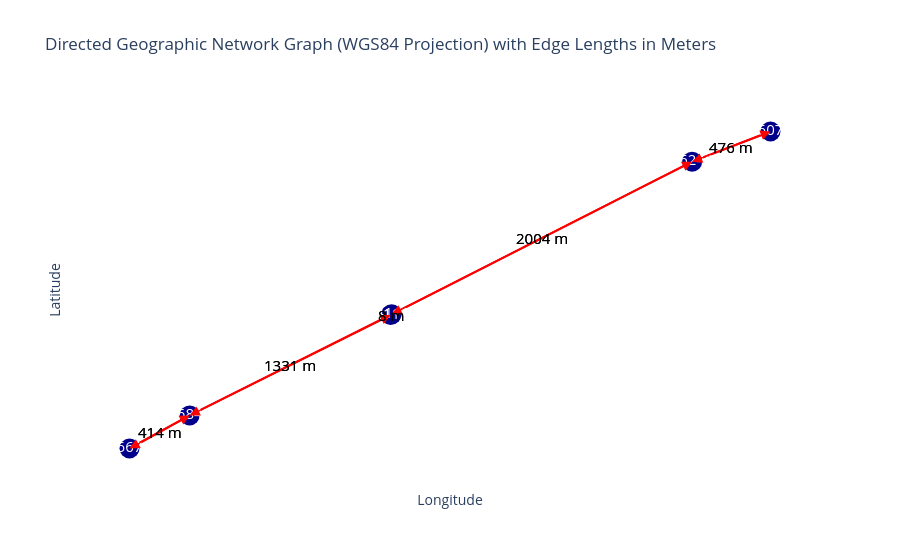

The cell this chart's notebook holds for it:
### Code cell
import opentnsim.graph.mixins as graph_module
graph_module.plot_graph(sub_FG_test)

### Figure 1 — Plotly figure (JSON) as saved in the notebook; plotly's stock layout.template omitted (floating-point values rounded to 4 significant figures)
{"data": [{"hoverinfo": "none", "line": {"color": "red", "width": 2}, "mode": "lines", "type": "scatter", "x": [4.388, 4.393], "y": [51.68, 51.68]}, {"hoverinfo": "none", "line": {"color": "red", "width": 2}, "mode": "lines", "type": "scatter", "x": [4.393, 4.388], "y": [51.68, 51.68]}, {"hoverinfo": "none", "line": {"color": "red", "width": 2}, "mode": "lines", "type": "scatter", "x": [4.393, 4.408], "y": [51.68, 51.69]}, {"hoverinfo": "none", "line": {"color": "red", "width": 2}, "mode": "lines", "type": "scatter", "x": [4.436, 4.43], "y": [51.7, 51.7]}, {"hoverinfo": "none", "line": {"color": "red", "width": 2}, "mode": "lines", "type": "scatter", "x": [4.408, 4.408], "y": [51.69, 51.69]}, {"hoverinfo": "none", "line": {"color": "red", "width": 2}, "mode": "lines", "type": "scatter", "x": [4.408, 4.393], "y": [51.69, 51.68]}, {"hoverinfo": "none", "line": {"color": "red", "width": 2}, "mode": "lines", "type": "scatter", "x": [4.43, 4.436], "y": [51.7, 51.7]}, {"hoverinfo": "none", "line": {"color": "red", "width": 2}, "mode": "lines", "type": "scatter", "x": [4.43, 4.408], "y": [51.7, 51.69]}, {"hoverinfo": "none", "line": {"color": "red", "width": 2}, "mode": "lines", "type": "scatter", "x": [4.408, 4.408], "y": [51.69, 51.69]}, {"hoverinfo": "none", "line": {"color": "red", "width": 2}, "mode": "lines", "type": "scatter", "x": [4.408, 4.43], "y": [51.69, 51.7]}, {"hoverinfo": "text", "marker": {"color": "darkblue", "size": 20}, "mode": "markers+text", "text": ["8866727", "8868426", "8860743", "B34113_B", "8862498", "B34113_A"], "textfont": {"color": "white", "size": 15}, "textposition": "middle center", "type": "scatter", "x": [4.388, 4.393, 4.436, 4.408, 4.43, 4.408], "y": [51.68, 51.68, 51.7, 51.69, 51.7, 51.69]}], "layout": {"annotations": [{"arrowcolor": "red", "arrowhead": 2, "arrowsize": 2, "arrowwidth": 1, "ax": 4.388, "axref": "x", "ay": 51.68, "ayref": "y", "showarrow": true, "x": 4.393, "xref": "x", "y": 51.68, "yref": "y"}, {"arrowcolor": "red", "arrowhead": 2, "arrowsize": 2, "arrowwidth": 1, "ax": 4.393, "axref": "x", "ay": 51.68, "ayref": "y", "showarrow": true, "x": 4.388, "xref": "x", "y": 51.68, "yref": "y"}, {"arrowcolor": "red", "arrowhead": 2, "arrowsize": 2, "arrowwidth": 1, "ax": 4.393, "axref": "x", "ay": 51.68, "ayref": "y", "showarrow": true, "x": 4.408, "xref": "x", "y": 51.69, "yref": "y"}, {"arrowcolor": "red", "arrowhead": 2, "arrowsize": 2, "arrowwidth": 1, "ax": 4.436, "axref": "x", "ay": 51.7, "ayref": "y", "showarrow": true, "x": 4.43, "xref": "x", "y": 51.7, "yref": "y"}, {"arrowcolor": "red", "arrowhead": 2, "arrowsize": 2, "arrowwidth": 1, "ax": 4.408, "axref": "x", "ay": 51.69, "ayref": "y", "showarrow": true, "x": 4.408, "xref": "x", "y": 51.69, "yref": "y"}, {"arrowcolor": "red", "arrowhead": 2, "arrowsize": 2, "arrowwidth": 1, "ax": 4.408, "axref": "x", "ay": 51.69, "ayref": "y", "showarrow": true, "x": 4.393, "xref": "x", "y": 51.68, "yref": "y"}, {"arrowcolor": "red", "arrowhead": 2, "arrowsize": 2, "arrowwidth": 1, "ax": 4.43, "axref": "x", "ay": 51.7, "ayref": "y", "showarrow": true, "x": 4.436, "xref": "x", "y": 51.7, "yref": "y"}, {"arrowcolor": "red", "arrowhead": 2, "arrowsize": 2, "arrowwidth": 1, "ax": 4.43, "axref": "x", "ay": 51.7, "ayref": "y", "showarrow": true, "x": 4.408, "xref": "x", "y": 51.69, "yref": "y"}, {"arrowcolor": "red", "arrowhead": 2, "arrowsize": 2, "arrowwidth": 1, "ax": 4.408, "axref": "x", "ay": 51.69, "ayref": "y", "showarrow": true, "x": 4.408, "xref": "x", "y": 51.69, "yref": "y"}, {"arrowcolor": "red", "arrowhead": 2, "arrowsize": 2, "arrowwidth": 1, "ax": 4.408, "axref": "x", "ay": 51.69, "ayref": "y", "showarrow": true, "x": 4.43, "xref": "x", "y": 51.7, "yref": "y"}, {"font": {"color": "black", "size": 15}, "showarrow": false, "text": "414 m", "x": 4.39, "y": 51.68}, {"font": {"color": "black", "size": 15}, "showarrow": false, "text": "414 m", "x": 4.39, "y": 51.68}, {"font": {"color": "black", "size": 15}, "showarrow": false, "text": "1331 m", "x": 4.4, "y": 51.68}, {"font": {"color": "black", "size": 15}, "showarrow": false, "text": "476 m", "x": 4.433, "y": 51.7}, {"font": {"color": "black", "size": 15}, "showarrow": false, "text": "8 m", "x": 4.408, "y": 51.69}, {"font": {"color": "black", "size": 15}, "showarrow": false, "text": "1331 m", "x": 4.4, "y": 51.68}, {"font": {"color": "black", "size": 15}, "showarrow": false, "text": "476 m", "x": 4.433, "y": 51.7}, {"font": {"color": "black", "size": 15}, "showarrow": false, "text": "2004 m", "x": 4.419, "y": 51.69}, {"font": {"color": "black", "size": 15}, "showarrow": false, "text": "8 m", "x": 4.408, "y": 51.69}, {"font": {"color": "black", "size": 15}, "showarrow": false, "text": "2004 m", "x": 4.419, "y": 51.69}], "plot_bgcolor": "white", "showlegend": false, "title": {"text": "Directed Geographic Network Graph (WGS84 Projection) with Edge Lengths in Meters"}, "xaxis": {"showgrid": false, "showticklabels": false, "title": {"text": "Longitude"}, "zeroline": false}, "yaxis": {"showgrid": false, "showticklabels": false, "title": {"text": "Latitude"}, "zeroline": false}}}
